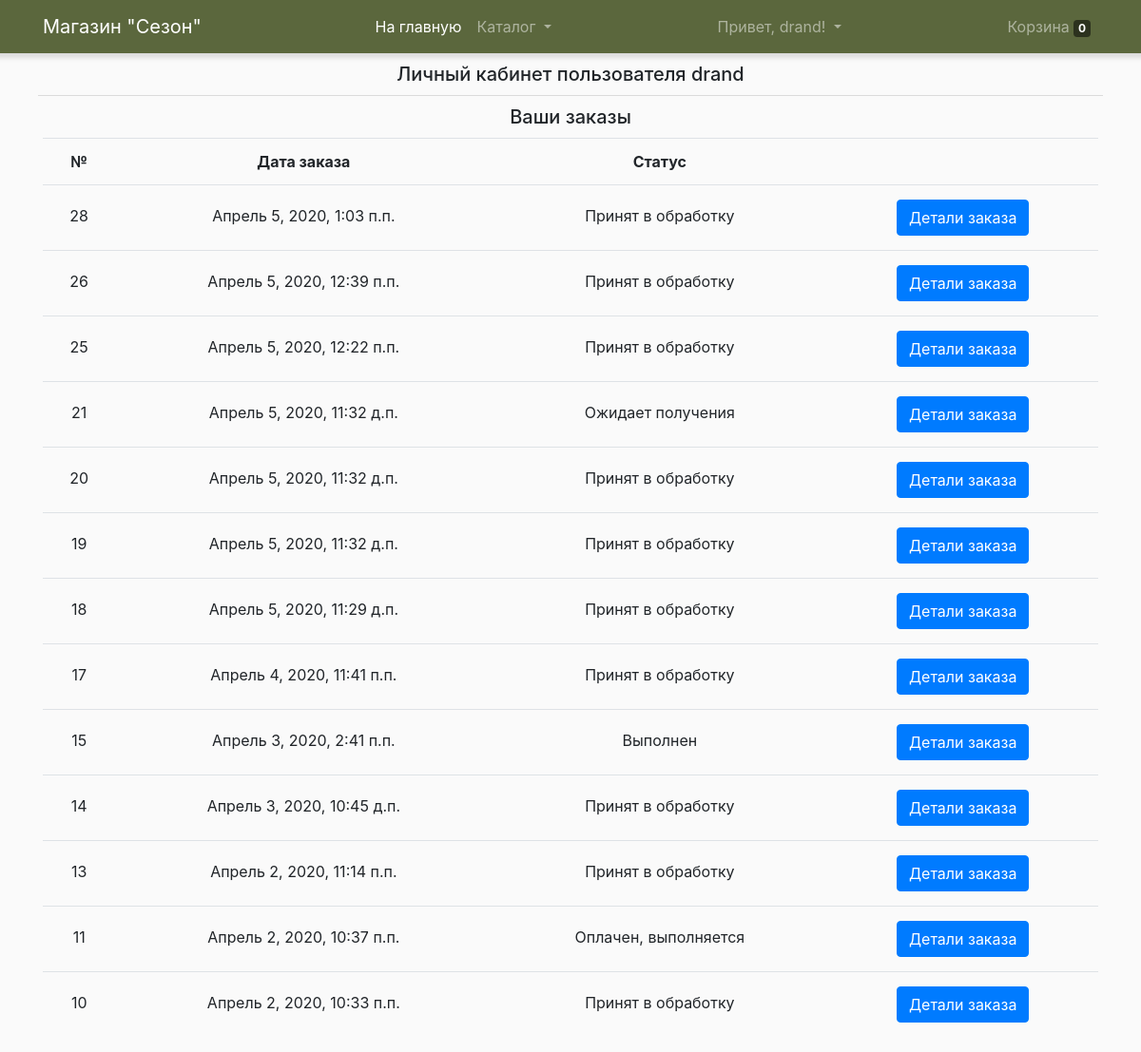
/account/ (signed in), run on an earlier commit of the app's database.
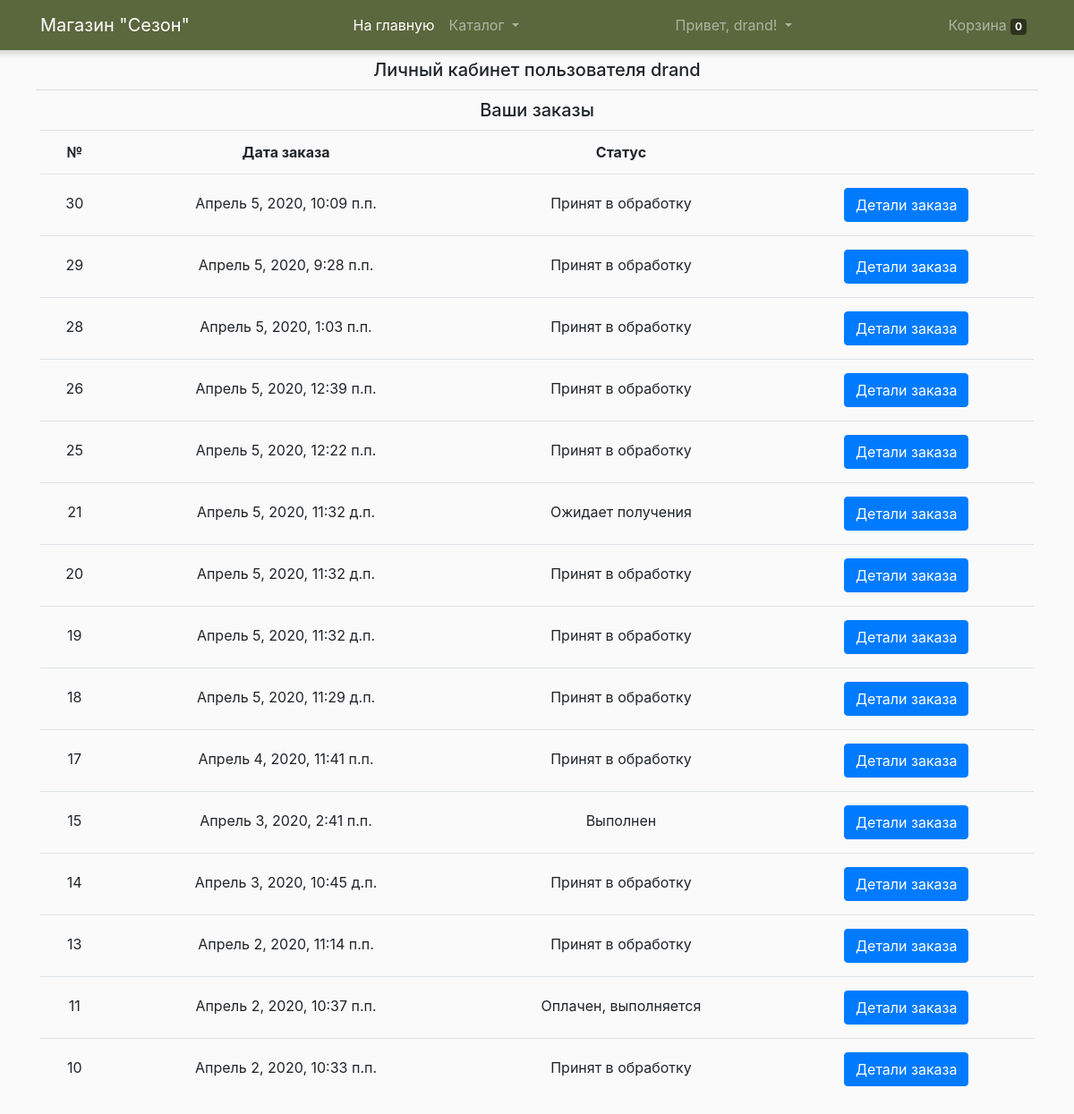
And on a later commit of the database.
### welcome/models.py (models this page shows, shortened)
class Order(models.Model):
	user = models.ForeignKey(settings.AUTH_USER_MODEL)
	items = models.ForeignKey(Cart)
	total = models.DecimalField(max_digits=9, decimal_places=2, default=0.00)
	first_name = models.CharField(max_length=200)
	last_name = models.CharField(max_length=200)
	phone = models.CharField(max_length=20)
	buying_type = models.CharField(max_length=40, choices=(('Самовывоз', 'Самовывоз'),
		('Доставка', 'Доставка')), default='Самовывоз')
	address = models.CharField(max_length=255, blank=True)
	date = models.DateTimeField(auto_now_add=True)
	comments = models.TextField()
	status = models.CharField(max_length=100, choices=ORDER_STATUS_CHOICES, default=ORDER_STATUS_CHOICES[0][0])

### welcome/views.py (the view)
# urls.py: url(r'^account/$', account_view, name='account'),
def account_view(request):
	order = Order.objects.filter(user=request.user).order_by('-id')
	username = request.user.username
	categories = Category.objects.all()
	parts = Part.objects.all()
	context = {
		'order': order,
        'categories': categories,
        'parts': parts,
		'username': username,
	}
	return render(request, 'account.html', context)

### welcome/models.py (called while the page is built)
	def get_absolute_url(self):
		return reverse('part_detail', kwargs={'part_slug': self.slug})

	def get_absolute_url(self):
		return reverse('category_detail', kwargs={'category_slug': self.slug})

### welcome/templates/account.html (shortened to what this page needs)
{% extends 'base.html' %}
{% load static %}
{% block content %}
<h5 style="margin: 10px 0 10px 0;" class="text-center">Личный кабинет пользователя {{ request.user }}</h5>
<hr>
<h5 style="margin: 10px 0 10px 0;" class="text-center">Ваши заказы</h5>
<table class='table'>
<tr>
	<td class='text-center'><strong>№</strong></td>
	<td class='text-center'><strong>Дата заказа</strong></td>
	<td class='text-center'><strong>Статус</strong></td>
	<td></td>
</tr>
{% for item in order %}
<tr>
	<td class='text-center' style='padding-top: 20px; padding-bottom: 20px;'>{{ item.id }}</td>
	<td class='text-center' style='padding-top: 20px; padding-bottom: 20px;'>{{ item.date }}</td>
	<td class='text-center' style='padding-top: 20px; padding-bottom: 20px;'>{{ item.status }}</td>
	<td class='text-center' style='padding-top: 15px; padding-bottom: 15px;'>
		<button type="button" class="btn btn-primary btn-md" data-toggle="modal" data-target="#myModal-{{ item.id }}">Детали заказа</button>
	</td>
</tr>
{% endfor %}
</table>
{% endblock content %}

### welcome/templates/base.html (shortened to what this page needs)
{% load static %}
<!DOCTYPE html>
<html lang="en">
<head>
  <link href="{% static 'css/bootstrap.min.css' %}" rel="stylesheet">
  <link href="{% static 'css/shop-homepage.css' %}" rel="stylesheet">
</head>
<body>
  <nav class="navbar navbar-expand-lg navbar-dark bg-dark fixed-top">
    <div class="container">
      <a class="navbar-brand" href="{% url 'base' %}">Магазин "Сезон"</a>
      <div class="collapse navbar-collapse" id="navbarResponsive">
        <ul class="navbar-nav ml-auto">
          <li class="nav-item active">
            <a class="nav-link" href="{% url 'base' %}">На главную
            </a>
          </li>
          <li class="nav-item dropdown">
            <a href="#" class="nav-link dropdown-toggle" id="navbarDropdown" role="button" data-toggle="dropdown" aria-haspopup="true" aria-expanded="false">
              Каталог
            </a>
          </li>
        </ul>
        <ul class="navbar-nav ml-auto">
            <li class="nav-item dropdown">
                {% if not request.user.is_authenticated %}
                <a href="#" class="nav-link dropdown-toggle" id="navbarDropdown" role="button" data-toggle="dropdown" aria-haspopup="true" aria-expanded="false">
                  Привет, Гость!
                </a>
                <div class="dropdown-menu" aria-labelledby="navbarDropdown">
                  <a href='{% url "login" %}' class="dropdown-item">Войти</a>
                  <a href='{% url "registration" %}' class="dropdown-item">Регистрация</a>
                </div>
                {% else %}
                <a href="#" class="nav-link dropdown-toggle" id="navbarDropdown" role="button" data-toggle="dropdown" aria-haspopup="true" aria-expanded="false">
                    Привет, {{ request.user }}!
                </a>
                {% endif %}
            </li>
        </ul>
        <ul class="navbar-nav ml-auto">
          <li class="nav-item">
            <a class="nav-link" href="{% url 'cart' %}">
              Корзина <span class="badge badge-secondary" id="cart_count">{% if not request.session.total %} 0 {% else %} {{request.session.total}} {% endif %}</span>
            </a>
          </li>
        </ul>
      </div>
    </div>
  </nav>
  <div class="container">
    {% block content %}{% endblock content %}
  </div>
</body>
</html>

### static_in_dev/css/shop-homepage.css (style rules this page uses)
body { padding-top: 56px; background-color: #fafafa; }
hr { margin: 10px -5px 10px -5px; padding: 0; border: 0; border-top: 1px solid rgba(0,0,0,.125) }
h1, h2, h3, h4, h5, h6 { margin: 0; padding: 0; }
.bg-dark { background-color: rgba(82, 95, 50, 0.945)!important; box-shadow: 0 0 5px 5px rgba(0, 0, 0, 0.125); }
.badge { color: rgb(255, 255, 255); background-color: rgba(0, 0, 0, 0.51); }
a { color: black; text-decoration: none; }

What changed in the data, as far as the page shows it:
added Order: id "30", date "Апрель 5, 2020, 10:09 п.п.", status "Принят в обработку"
added Order: id "29", date "Апрель 5, 2020, 9:28 п.п.", status "Принят в обработку"
